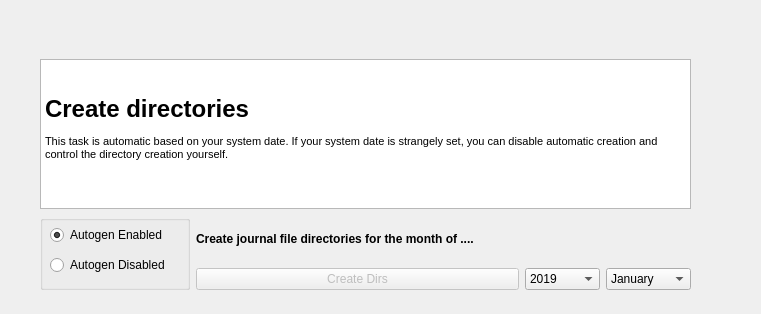
<?xml version="1.0" encoding="UTF-8"?>
<ui version="4.0">
 <class>Dialog</class>
 <widget class="QDialog" name="Dialog">
  <property name="geometry">
   <rect>
    <x>0</x>
    <y>0</y>
    <width>761</width>
    <height>314</height>
   </rect>
  </property>
  <property name="windowTitle">
   <string>Dialog</string>
  </property>
  <widget class="QWidget" name="layoutWidget">
   <property name="geometry">
    <rect>
     <x>40</x>
     <y>59</y>
     <width>651</width>
     <height>231</height>
    </rect>
   </property>
   <layout class="QVBoxLayout" name="verticalLayout_2">
    <item>
     <widget class="QTextBrowser" name="textBrowser">
      <property name="html">
       <string>&lt;!DOCTYPE HTML PUBLIC &quot;-//W3C//DTD HTML 4.0//EN&quot; &quot;http://www.w3.org/TR/REC-html40/strict.dtd&quot;&gt;
&lt;html&gt;&lt;head&gt;&lt;meta name=&quot;qrichtext&quot; content=&quot;1&quot; /&gt;&lt;style type=&quot;text/css&quot;&gt;
p, li { white-space: pre-wrap; }
&lt;/style&gt;&lt;/head&gt;&lt;body style=&quot; font-family:'MS Shell Dlg 2'; font-size:7.8pt; font-weight:400; font-style:normal;&quot;&gt;
&lt;p style=&quot;-qt-paragraph-type:empty; margin-top:0px; margin-bottom:0px; margin-left:0px; margin-right:0px; -qt-block-indent:0; text-indent:0px;&quot;&gt;&lt;br /&gt;&lt;/p&gt;
&lt;h1 style=&quot; margin-top:18px; margin-bottom:12px; margin-left:0px; margin-right:0px; -qt-block-indent:0; text-indent:0px;&quot;&gt;&lt;span style=&quot; font-size:8pt; font-weight:600;&quot;&gt;Create directories&lt;/span&gt;&lt;/h1&gt;
&lt;p style=&quot; margin-top:0px; margin-bottom:0px; margin-left:0px; margin-right:0px; -qt-block-indent:0; text-indent:0px;&quot;&gt;&lt;span style=&quot; font-size:8pt;&quot;&gt;This task is automatic based on your system date. If your system date is strangely set, you can disable automatic creation and control the directory creation yourself.&lt;/span&gt;&lt;/p&gt;&lt;/body&gt;&lt;/html&gt;</string>
      </property>
     </widget>
    </item>
    <item>
     <layout class="QHBoxLayout" name="horizontalLayout_2">
      <item>
       <widget class="QGroupBox" name="groupBox">
        <property name="minimumSize">
         <size>
          <width>0</width>
          <height>75</height>
         </size>
        </property>
        <property name="maximumSize">
         <size>
          <width>150</width>
          <height>16777215</height>
         </size>
        </property>
        <property name="title">
         <string/>
        </property>
        <widget class="QRadioButton" name="enabledRb">
         <property name="geometry">
          <rect>
           <x>10</x>
           <y>10</y>
           <width>141</width>
           <height>20</height>
          </rect>
         </property>
         <property name="text">
          <string>Autogen Enabled</string>
         </property>
         <property name="checked">
          <bool>true</bool>
         </property>
        </widget>
        <widget class="QRadioButton" name="disabledRb">
         <property name="geometry">
          <rect>
           <x>10</x>
           <y>40</y>
           <width>141</width>
           <height>20</height>
          </rect>
         </property>
         <property name="text">
          <string>Autogen Disabled</string>
         </property>
        </widget>
       </widget>
      </item>
      <item>
       <layout class="QVBoxLayout" name="verticalLayout">
        <item>
         <widget class="QLabel" name="label_10">
          <property name="sizePolicy">
           <sizepolicy hsizetype="Minimum" vsizetype="Preferred">
            <horstretch>0</horstretch>
            <verstretch>0</verstretch>
           </sizepolicy>
          </property>
          <property name="font">
           <font>
            <pointsize>9</pointsize>
            <weight>75</weight>
            <bold>true</bold>
           </font>
          </property>
          <property name="text">
           <string>Create journal file directories for the month of ....</string>
          </property>
         </widget>
        </item>
        <item>
         <layout class="QHBoxLayout" name="horizontalLayout">
          <item>
           <widget class="QPushButton" name="createDirsBtn">
            <property name="enabled">
             <bool>false</bool>
            </property>
            <property name="focusPolicy">
             <enum>Qt::NoFocus</enum>
            </property>
            <property name="text">
             <string>Create Dirs</string>
            </property>
           </widget>
          </item>
          <item>
           <widget class="QComboBox" name="createDirsYear">
            <property name="sizePolicy">
             <sizepolicy hsizetype="Minimum" vsizetype="Fixed">
              <horstretch>0</horstretch>
              <verstretch>0</verstretch>
             </sizepolicy>
            </property>
            <property name="maximumSize">
             <size>
              <width>75</width>
              <height>16777215</height>
             </size>
            </property>
            <item>
             <property name="text">
              <string>2019</string>
             </property>
            </item>
            <item>
             <property name="text">
              <string>2020</string>
             </property>
            </item>
            <item>
             <property name="text">
              <string>2021</string>
             </property>
            </item>
            <item>
             <property name="text">
              <string>2022</string>
             </property>
            </item>
            <item>
             <property name="text">
              <string>2023</string>
             </property>
            </item>
            <item>
             <property name="text">
              <string>2024</string>
             </property>
            </item>
            <item>
             <property name="text">
              <string>2025</string>
             </property>
            </item>
           </widget>
          </item>
          <item>
           <widget class="QComboBox" name="createDirsMonth">
            <property name="sizePolicy">
             <sizepolicy hsizetype="Minimum" vsizetype="Fixed">
              <horstretch>0</horstretch>
              <verstretch>0</verstretch>
             </sizepolicy>
            </property>
            <property name="maximumSize">
             <size>
              <width>85</width>
              <height>16777215</height>
             </size>
            </property>
            <item>
             <property name="text">
              <string>January</string>
             </property>
            </item>
            <item>
             <property name="text">
              <string>February</string>
             </property>
            </item>
            <item>
             <property name="text">
              <string>March</string>
             </property>
            </item>
            <item>
             <property name="text">
              <string>April</string>
             </property>
            </item>
            <item>
             <property name="text">
              <string>May</string>
             </property>
            </item>
            <item>
             <property name="text">
              <string>June</string>
             </property>
            </item>
            <item>
             <property name="text">
              <string>July</string>
             </property>
            </item>
            <item>
             <property name="text">
              <string>August</string>
             </property>
            </item>
            <item>
             <property name="text">
              <string>September</string>
             </property>
            </item>
            <item>
             <property name="text">
              <string>October</string>
             </property>
            </item>
            <item>
             <property name="text">
              <string>November</string>
             </property>
            </item>
            <item>
             <property name="text">
              <string>December</string>
             </property>
            </item>
           </widget>
          </item>
         </layout>
        </item>
       </layout>
      </item>
     </layout>
    </item>
   </layout>
  </widget>
 </widget>
 <resources/>
 <connections/>
</ui>
